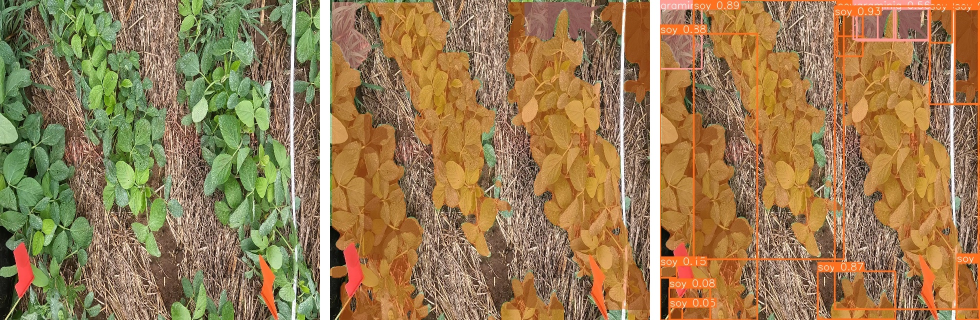
#> input picture images_predicted/image0.jpg, 1960 x 640 px, given in place of sample_video3.mp4, which was not available (shown at 1/2 size)
$ python video_segmentation.py
#> lines starting #> are read from the running program, lines starting #| are printed output that depends on the picture; after the words box and inside, x2 and y2 are one past the last pixel; in counts of white or black regions, pixels touching at a corner belong together; pictures that were not available may be replaced by others from this repository, and a replacement may not be noted
#> further down, frame is the input picture: shape (640, 1960, 3); mean B, G, R 81.8, 124.1, 152.9
### pre_processing.py
import cv2
import numpy as np

def gaussian(img, ksize=(5, 5)):
    # Apply Gaussian filter
#> called with ksize = (5, 5)
    sigmaX = 0      # Standard deviation in X direction (0 means it is computed from ksize)
    sigmaY = 0      # Standard deviation in Y direction (0 means it is computed from ksize)
    return cv2.GaussianBlur(img, ksize, sigmaX, sigmaY)

### segmentation.py
import cv2
import numpy as np

def green_seg(img):
    # Convert the image to HSV color space
    hsv_img = cv2.cvtColor(img, cv2.COLOR_BGR2HSV)
#> hsv_img: shape (640, 1960, 3); mean H, S, V 21.2, 121.8, 158.6
    # Define the range of green color in HSV
    lower_green = np.array([36, 25, 25])
    upper_green = np.array([86, 255, 255])
    # Create a mask with the green pixels
    green_mask = cv2.inRange(hsv_img, lower_green, upper_green)
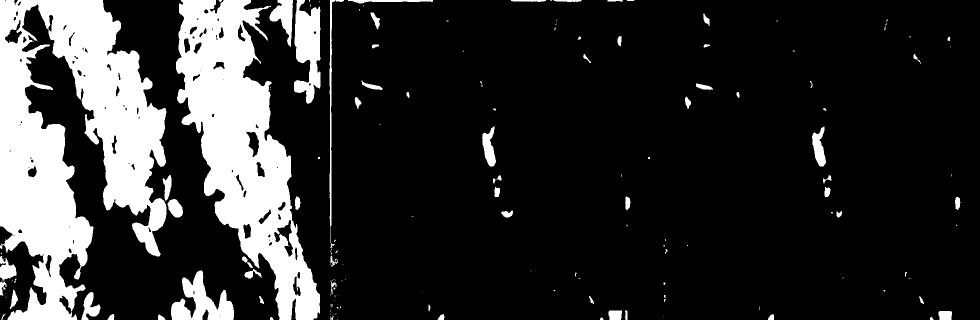
#> green_mask: shape (640, 1960) (shown at 1/2 size); 18.4% white; 158 white regions (86 under 20 px), largest, box (x1, y1, x2, y2) and area: (0, 0, 333, 640) 117473, (352, 0, 640, 640) 81636, (588, 0, 641, 208) 7247
    # Apply morphological operations to remove noise and smooth the masks
    kernel = np.ones((5,5),np.uint8)
    green_mask = cv2.morphologyEx(green_mask, cv2.MORPH_OPEN, kernel)
#> green_mask: shape (640, 1960); 18% white; 59 white regions (2 under 20 px), largest, box (x1, y1, x2, y2) and area: (0, 0, 333, 640) 116584, (352, 0, 640, 640) 80993, (588, 0, 641, 207) 7198

    # Erode and dilate the green mask
    kernel = np.ones((5, 5), np.uint8)
    green_mask = cv2.erode(green_mask, kernel, iterations=1) # reduce noise
#> green_mask: shape (640, 1960); 15.5% white; 64 white regions (24 under 20 px), largest, box (x1, y1, x2, y2) and area: (0, 0, 331, 640) 102996, (354, 0, 638, 640) 71272, (590, 0, 639, 205) 5718
    # green_mask = cv2.dilate(green_mask, kernel, iterations=3) # soy more aparent

    # use this to create the line
    green_mask = cv2.dilate(green_mask, kernel, iterations=8)
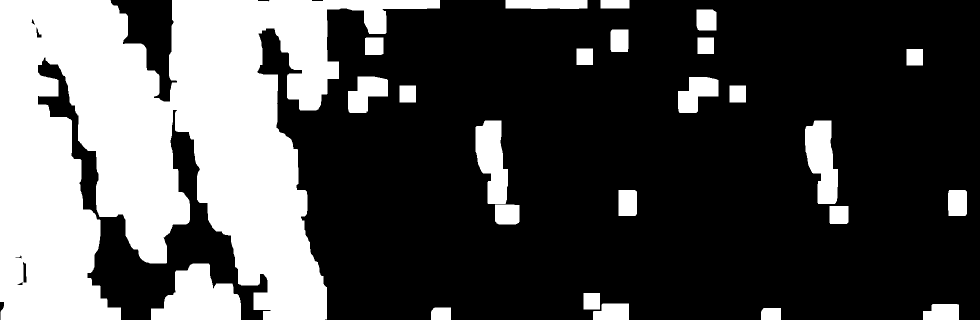
#> green_mask: shape (640, 1960) (shown at 1/2 size); 30.8% white; 25 white regions, largest, box (x1, y1, x2, y2) and area: (0, 0, 880, 640) 322400, (302, 527, 482, 640) 13332, (1610, 241, 1676, 408) 7635

    # Return the green mask
    return green_mask

def final_mask(img):
    green_mask = green_seg(img)
    return cv2.bitwise_and(img, img, mask=green_mask)
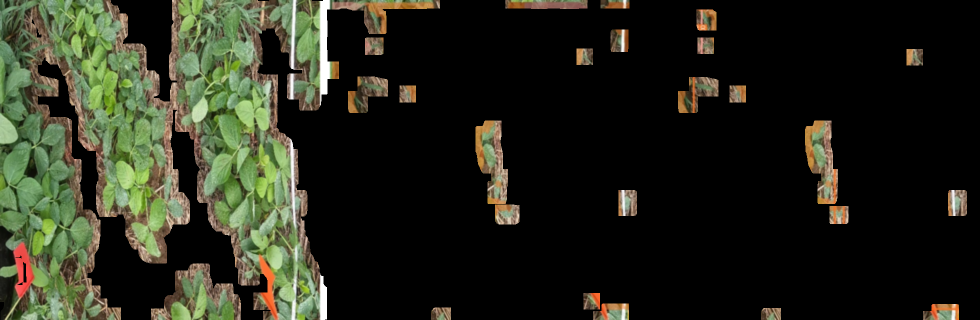
#> returned value: shape (640, 1960, 3) (shown at 1/2 size); mean of channels 0, 1, 2 27.5, 40.4, 38; drawn as B, G, R

### video_segmentation.py
import cv2
import segmentation as seg
import numpy as np
from pre_processing import gaussian

cap = cv2.VideoCapture("./videos/sample_video3.mp4")

# Create a named window for the contours
cv2.namedWindow("Contours", cv2.WINDOW_NORMAL)

# Loop through the frames of the video
while True:
    ret, frame = cap.read()
    if not ret:
        break

    frame = gaussian(frame)
    mask = seg.final_mask(frame)

    frame = cv2.resize(frame, None, fx=0.25, fy=0.25, interpolation=cv2.INTER_CUBIC)
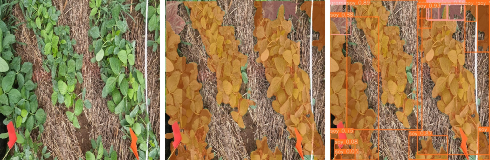
#> frame: shape (160, 490, 3); mean B, G, R 81.8, 124.1, 152.9
    mask = cv2.resize(mask, None, fx=0.25, fy=0.25, interpolation=cv2.INTER_CUBIC)

    # Manipulating mask
    mask = cv2.cvtColor(mask, cv2.COLOR_BGR2GRAY) # gray scale
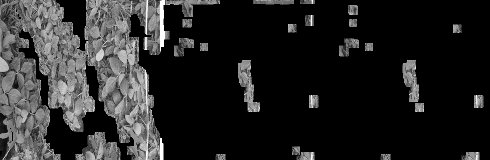
#> mask: shape (160, 490); min 0, max 255, mean 38.2
    mask = cv2.adaptiveThreshold(mask, 255, cv2.ADAPTIVE_THRESH_MEAN_C, cv2.THRESH_BINARY, 11, 2)
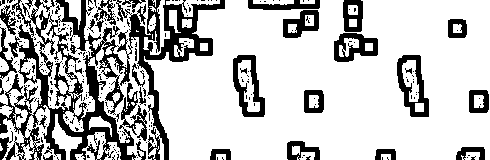
#> mask: shape (160, 490); 75.1% white; 259 black regions (226 under 20 px)

    # Find contours in the mask
    contours, _ = cv2.findContours(mask, cv2.RETR_EXTERNAL, cv2.CHAIN_APPROX_SIMPLE)
#> contours = 52 contours, 27 with area under 20; largest, box (x1, y1, x2, y2) and area: (144, 0, 490, 160) 46872, (0, 0, 95, 160) 7985, (84, 0, 164, 160) 6291, (82, 132, 121, 160) 464, (52, 114, 82, 160) 438

    # Draw the contours on a black image
    contour_img = np.zeros_like(mask)
    contour_img = cv2.drawContours(contour_img, contours, -1, (255, 255, 255), 2)
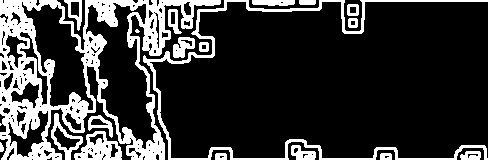
#> contour_img: shape (160, 490); 21.6% white; 19 white regions (1 under 20 px), largest, box (x1, y1, x2, y2) and area: (0, 0, 221, 160) 10564, (143, 0, 490, 160) 3151, (74, 131, 122, 160) 755

    # Show the original image and the mask with contours in different windows
    cv2.imshow("Original", frame)
    cv2.imshow("Binary", mask)
    cv2.imshow("Contours", contour_img)

    if cv2.waitKey(1) & 0xFF == ord('q'):
#> (key q is pressed here)
        break

cap.release()
cv2.destroyAllWindows()

$ run again, on images_predicted/image1.jpg
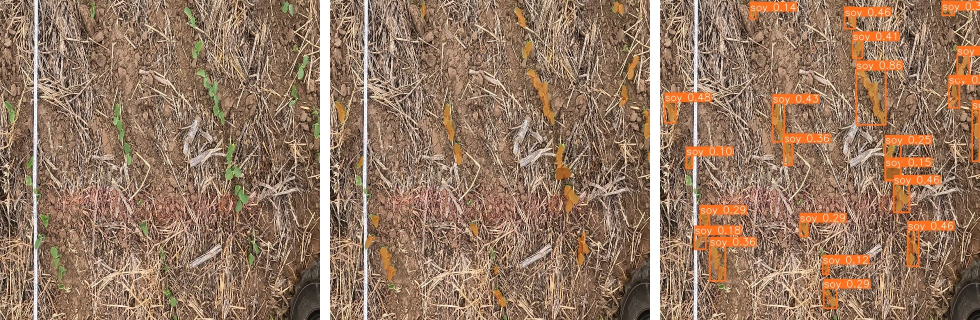
#> input picture images_predicted/image1.jpg, 1960 x 640 px, given in place of sample_video3.mp4, which was not available (shown at 1/2 size)
#> frame is the input picture: shape (640, 1960, 3); mean B, G, R 97.3, 119.1, 148.2
#> hsv_img: shape (640, 1960, 3); mean H, S, V 14.1, 89.8, 148.4
#> frame: shape (160, 490, 3)
#> `mask = cv2.adaptiveThreshold(mask, 255, cv2.ADAPTIVE_THRESH_MEAN_C, cv..`:
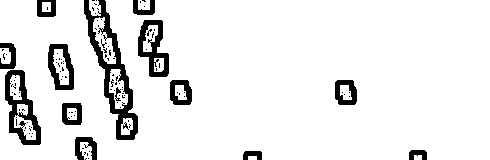
#> mask: shape (160, 490); 90.9% white; 118 black regions (103 under 20 px)
#> contours = 11 contours; largest, box (x1, y1, x2, y2) and area: (0, 0, 490, 160) 72387, (93, 17, 116, 64) 470, (109, 69, 128, 109) 429, (121, 118, 133, 135) 148, (80, 142, 92, 160) 144
#> `contour_img = cv2.drawContours(contour_img, contours, -1, (255, 255, 2..`:
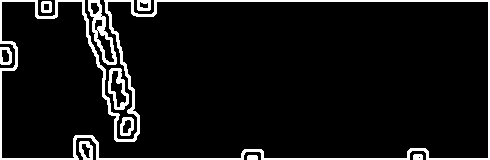
#> contour_img: shape (160, 490); 7.6% white; 10 white regions, largest, box (x1, y1, x2, y2) and area: (0, 0, 490, 160) 4246, (88, 0, 117, 65) 590, (108, 68, 129, 110) 368

$ run again, on images_predicted/image2.jpg
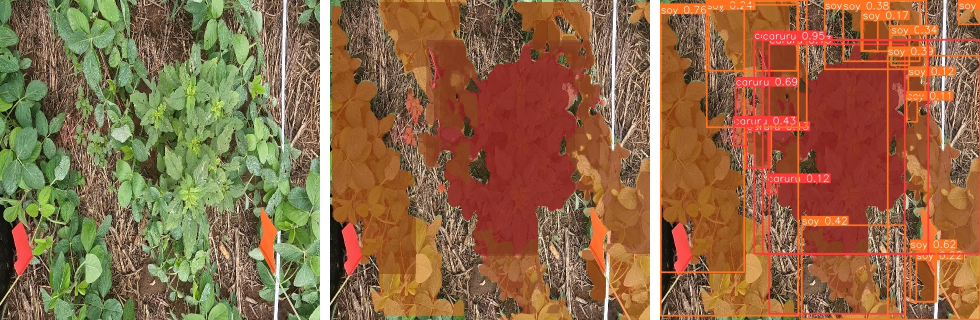
#> input picture images_predicted/image2.jpg, 1960 x 640 px, given in place of sample_video3.mp4, which was not available (shown at 1/2 size)
#> frame is the input picture: shape (640, 1960, 3); mean B, G, R 70.3, 105, 143.1
#> hsv_img: shape (640, 1960, 3); mean H, S, V 19.4, 133.8, 148.9
#> frame: shape (160, 490, 3)
#> `mask = cv2.adaptiveThreshold(mask, 255, cv2.ADAPTIVE_THRESH_MEAN_C, cv..`:
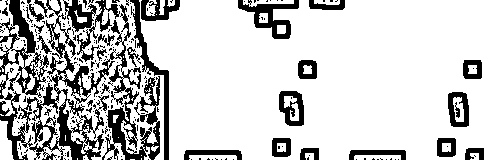
#> mask: shape (160, 490); 78.7% white; 233 black regions (204 under 20 px)
#> contours = 46 contours, 30 with area under 20; largest, box (x1, y1, x2, y2) and area: (139, 0, 490, 160) 48594, (0, 0, 164, 160) 17364, (0, 120, 14, 160) 334, (189, 155, 237, 160) 168, (354, 155, 401, 160) 163
#> `contour_img = cv2.drawContours(contour_img, contours, -1, (255, 255, 2..`:
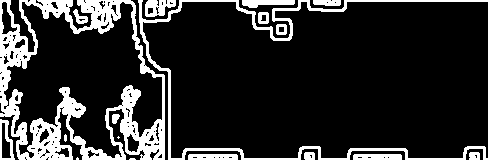
#> contour_img: shape (160, 490); 17.2% white; 18 white regions (3 under 20 px), largest, box (x1, y1, x2, y2) and area: (0, 0, 165, 160) 8175, (138, 0, 490, 160) 3158, (145, 0, 176, 17) 340

$ run again, on images_predicted/image3.jpg
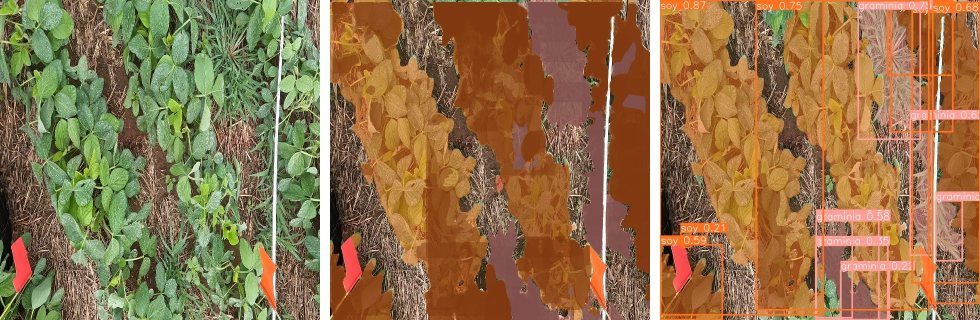
#> input picture images_predicted/image3.jpg, 1960 x 640 px, given in place of sample_video3.mp4, which was not available (shown at 1/2 size)
#> frame is the input picture: shape (640, 1960, 3); mean B, G, R 74, 114.2, 145
#> hsv_img: shape (640, 1960, 3); mean H, S, V 21.6, 131, 151.8
#> frame: shape (160, 490, 3)
#> contours = 42 contours, 29 with area under 20; largest, box (x1, y1, x2, y2) and area: (162, 0, 490, 160) 46904, (0, 0, 167, 160) 18708, (0, 113, 35, 160) 839, (378, 2, 407, 27) 445, (376, 136, 423, 160) 428
#> `contour_img = cv2.drawContours(contour_img, contours, -1, (255, 255, 2..`:
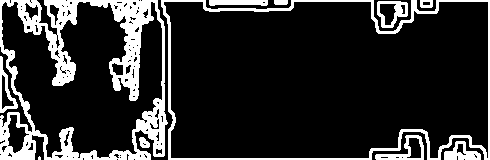
#> contour_img: shape (160, 490); 16.8% white; 11 white regions (1 under 20 px), largest, box (x1, y1, x2, y2) and area: (0, 0, 168, 160) 8251, (161, 0, 490, 160) 2940, (375, 135, 424, 160) 398
